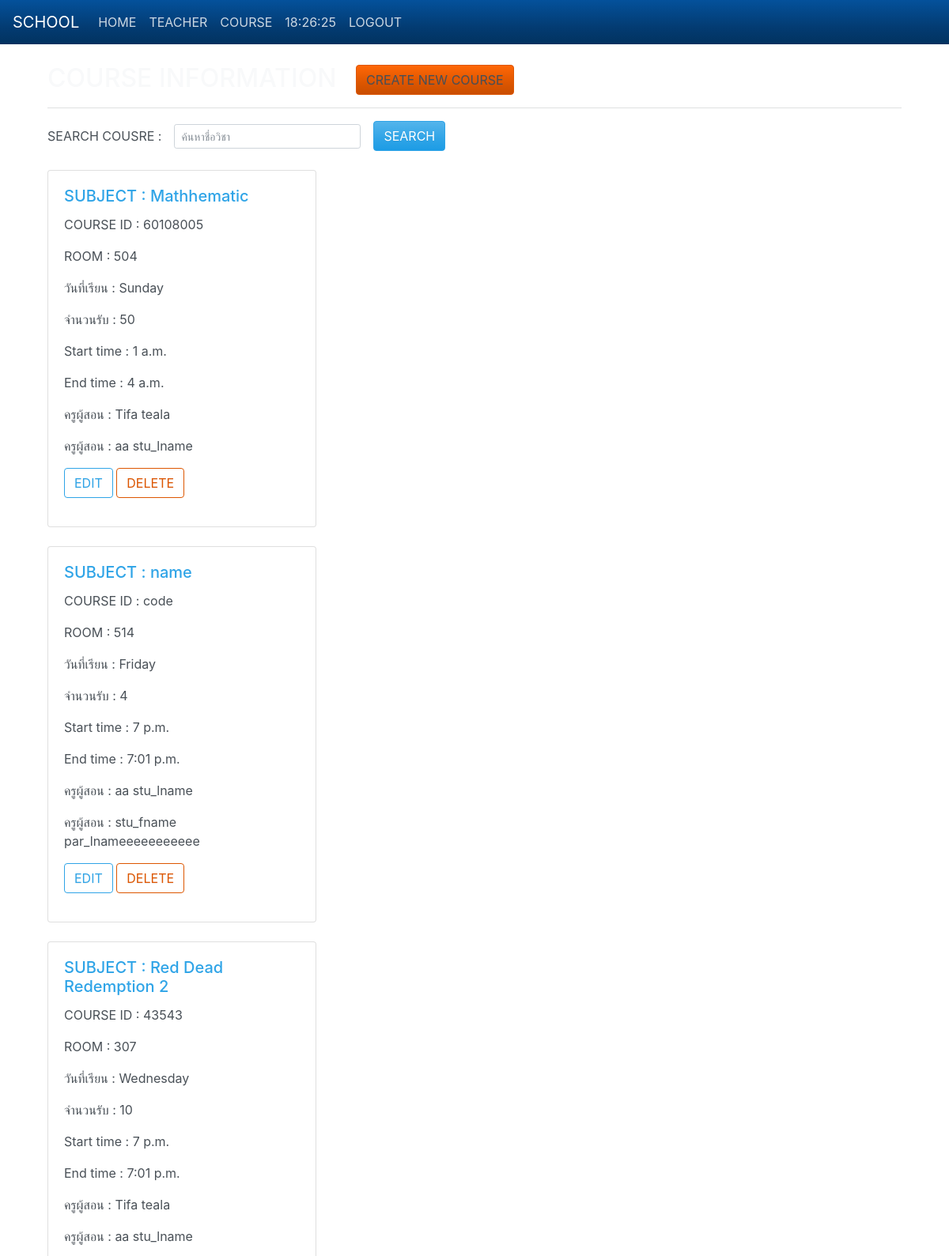
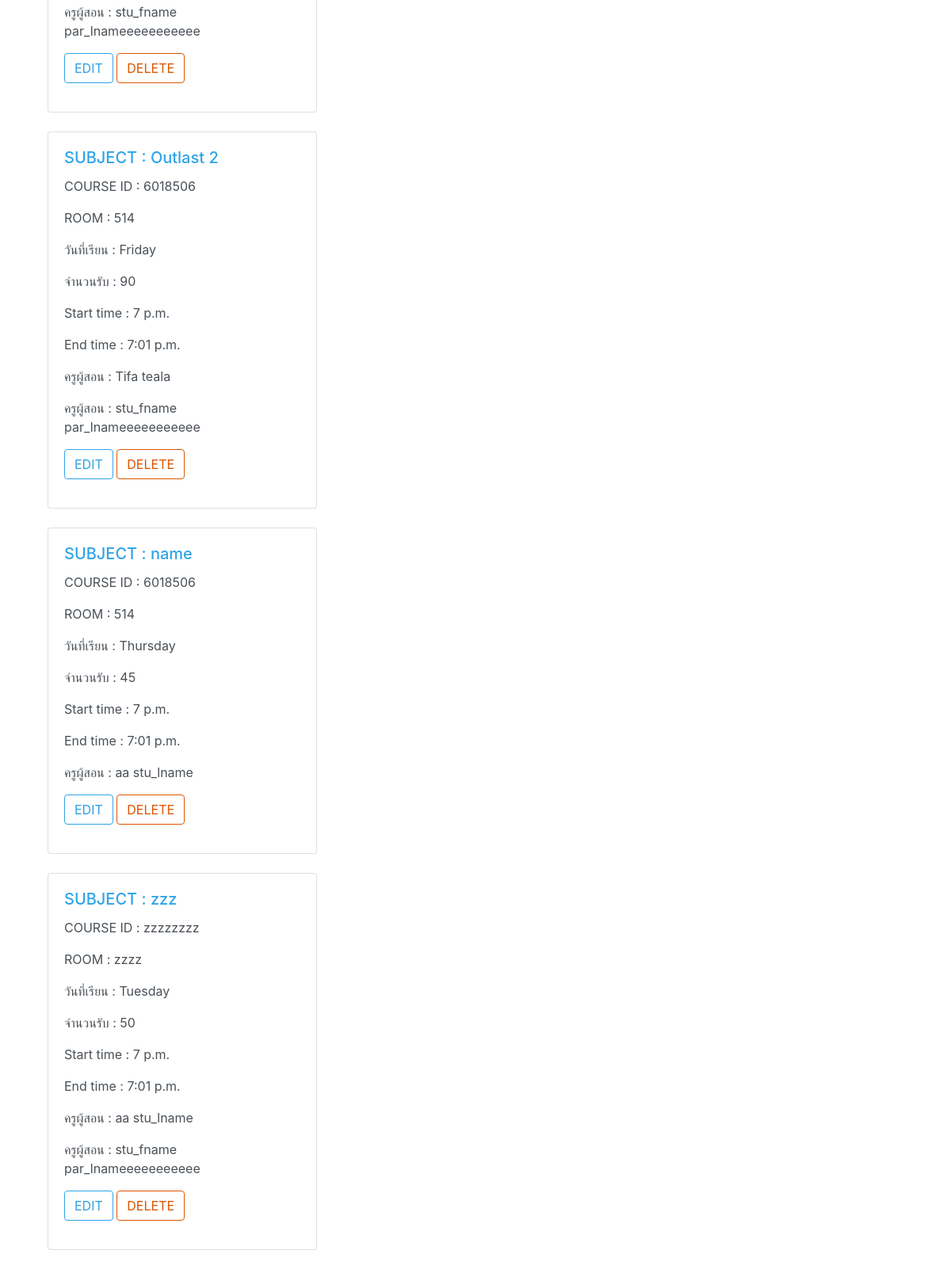
Page /school/course/ on the committed database (2 pictures, top to bottom).
### school/models.py (models this page shows, shortened)
class Course(models.Model):
    name = models.CharField(max_length=255)
    course_id = models.CharField(max_length=8)
    room = models.CharField(max_length=4, null=True)
    WEEKDAYS = (
        ('Monday', 'Monday'),
        ('Tuesday', 'Tuesday'),
        ('Wednesday', 'Wednesday'),
        ('Thursday', 'Thursday'),
        ('Friday', 'Friday'),
        ('Saturday', 'Saturday'),
        ('Sunday', 'Sunday'),
    )
    weekday = models.CharField(max_length=255, choices=WEEKDAYS, null=False)
    capacity = models.SmallIntegerField(null=True)
    start_time = models.TimeField(null=True)
    end_time = models.TimeField(null=True)
    teach_course = models.ManyToManyField(Teacher)

class Teacher(models.Model):
    user = models.ForeignKey(User, on_delete=models.CASCADE)
    first_name = models.CharField(max_length=255)
    last_name = models.CharField(max_length=255)
    email = models.EmailField(max_length=255)
    phone_number = models.CharField(max_length=12)
    room = models.CharField(max_length=255)
    teacher_user_id = models.CharField(max_length=6)
    image = models.ImageField(upload_to='uploads/', null=True)

### school/views.py (the view)
# urls.py: path('course/', views.course, name='course'),
def course(request):
    course = Course.objects.all()
    return render(request, template_name='course/course.html', context={
        'course' : course
    })

### school/templates/course/course.html (shortened to what this page needs)
{% extends "base.html" %}
{% block content %}
<div class="container">
    <h2 class="text-light">COURSE INFORMATION
        <a href="{% url 'course_add' %}"><button type="button" class="btn btn-secondary ml-3 btn btn-warning ">CREATE NEW  COURSE</button></a>
            </h2><hr class="bg-light">
            <form class="form-inline" method="POST" action="{% url 'index' %}">
              <div class="form-group">
                  <label for="inputSearch">SEARCH COUSRE : </label>&emsp;
                  <input type="text" class="form-control form-control-sm" id="inputSearch" name="search"
                      placeholder="ค้นหาชื่อวิชา">
              </div>
              <button type="submit" class="btn btn-primary ml-3">SEARCH</button>
          </form><br/>
           {% for c in course %}
            <div class="row row-cols-1 row-cols-md-3">
                <div class="col mb-4">
                  <div class="card">
                    <div class="card-body">
                      <h5 class="card-title">SUBJECT : {{ c.name }}</h5>
                      <p class="card-text">COURSE ID : {{ c.course_id }}</p>
                      <p class="card-text">ROOM : {{ c.room }}</p>
                      <p class="card-text">วันที่เรียน : {{ c.weekday }}</p>
                      <p class="card-text">จำนวนรับ : {{ c.capacity }}</p>
                      <p class="card-text">Start time : {{ c.start_time }}</p>
                      <p class="card-text">End time : {{ c.end_time }}</p>
                      {% for tc in c.teach_course.all %}<p class="card-text">ครูผู้สอน : {{ tc.first_name }} {{ tc.last_name }}</p>{% endfor %}
                      <p class="card-text">
                        <a href="{% url 'course_update' course_id=c.id %}">
                        <div class="btn btn-outline-primary" id="{{c.id}}">EDIT</div></a>
                        <a href="{% url 'course_delete' course_id=c.id %}">
                        <div class="btn btn-outline-warning" id="{{c.id}}">DELETE</div></a>
                      </p>
                    </div>
                  </div>
                </div>
              </div>
            {% endfor %}
</div>
{% endblock %}

### rows in the picture
Course: name "Mathhematic", course_id "60108005", room "504", weekday "Sunday", capacity "50", start_time "1 a.m.", end_time "4 a.m."
Teacher: first_name "Tifa", last_name "teala"
Teacher: first_name "aa", last_name "stu_lname"
Course: name "name", course_id "code", room "514", weekday "Friday", capacity "4", start_time "7 p.m.", end_time "7:01 p.m."
Teacher: first_name "stu_fname", last_name "par_lnameeeeeeeeeee"
Course: name "Red Dead Redemption 2", course_id "43543", room "307", weekday "Wednesday", capacity "10", start_time "7 p.m.", end_time "7:01 p.m."
Course: name "Outlast 2", course_id "6018506", room "514", weekday "Friday", capacity "90", start_time "7 p.m.", end_time "7:01 p.m."
Course: name "name", course_id "6018506", room "514", weekday "Thursday", capacity "45", start_time "7 p.m.", end_time "7:01 p.m."
Course: name "zzz", course_id "zzzzzzzz", room "zzzz", weekday "Tuesday", capacity "50", start_time "7 p.m.", end_time "7:01 p.m."
